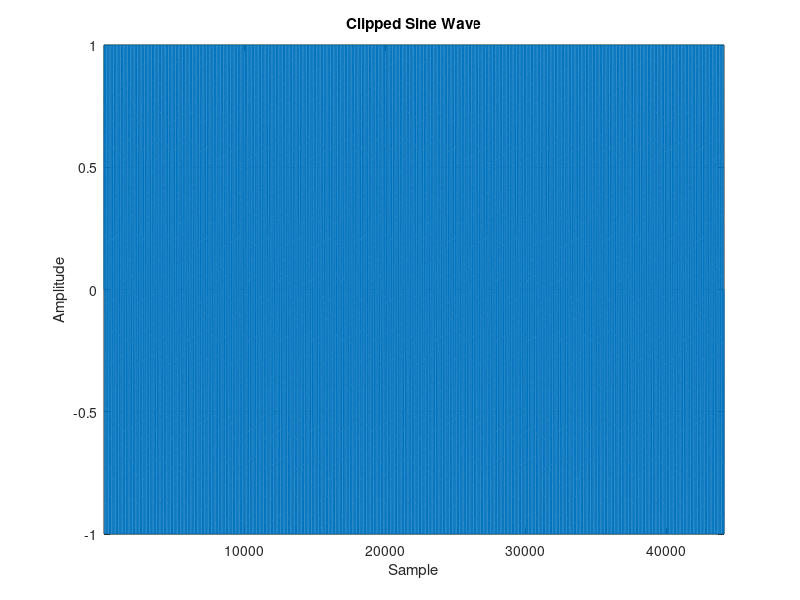

Here is the MATLAB script that generated this plot:
% Task 1: Create a sinewave and apply clipping distortion.
% The thresholds should be 0.5 and -0.5. To ensure the signal is not too quiet,
% normalise it after the distortion has been applied.

% Parameters for the sine wave
frequency = 440;       % Frequency of the sine wave (Hz)
duration = 1;          % Duration of the sine wave (seconds)
samplingRate = 44100;  % Sampling rate (samples per second)

% Generate the time vector
t = 0:1/samplingRate:duration;

% Generate the sine wave
sineWave = sin(2*pi*frequency*t);

% Clipping thresholds
threshold = 0.5;

% Apply clipping distortion
clip = sineWave; % Initialize clipped signal
sineLength = length(sineWave);

for i = 1:sineLength
    if (sineWave(i) > threshold)
        clip(i) = threshold;
    elseif (sineWave(i) < -threshold)
        clip(i) = -threshold;
    end
end

% Normalize the clipped signal (to maximize its amplitude)
clip = clip / max(abs(clip));

% Plot the clipped signal
plot(clip);
axis([1, sineLength, -1, 1]);
grid on;
title('Clipped Sine Wave');
xlabel('Sample');
ylabel('Amplitude');

% Optional: Play the audio
sound(clip, samplingRate);
